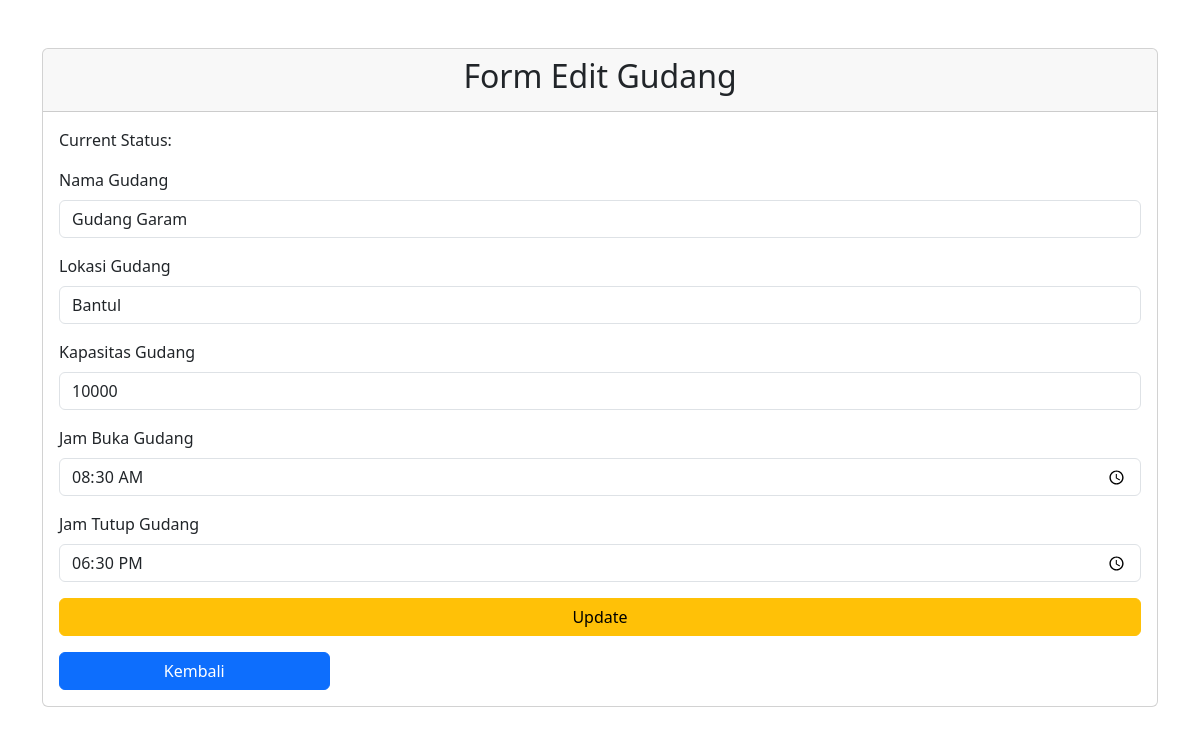
/edit.php?id=32, run on the app's committed database.
### tables this page shows
CREATE TABLE `gudang` (
  `id` int(11) NOT NULL,
  `name` varchar(255) NOT NULL,
  `location` varchar(255) NOT NULL,
  `capacity` int(11) NOT NULL,
  `status` enum('Aktif','Tidak_Aktif') NOT NULL,
  `opening_hour` time NOT NULL,
  `closing_hour` time NOT NULL
);

### gudang.php (called while the page is built, shortened)
<?php
class Gudang{
    private $conn;
    private $table_name = "gudang";
    public $id;
    public function __construct($db){
        $this->conn = $db;
    }
    public function ambildata($id){
        $stmt = $this->conn->prepare("SELECT id , name, location, capacity, status, opening_hour, closing_hour FROM ".$this->table_name. " WHERE id=:id");
        $stmt->bindParam(':id',$this->id);
        $stmt->execute();
        return $stmt;
    }
}
?>

### edit.php (the view, shortened to what this page needs)
<?php
require_once 'gudang.php';
$database = new Database();
$db= $database->getConnection();
$gudang = new Gudang($db);
if(isset($_GET['id'])){
    $gudang->id= $_GET['id'];
}
if($_SERVER['REQUEST_METHOD'] == 'POST'){
    $gudang->name = $_POST['name'];
    $gudang->location = $_POST['location'];
    $gudang->capacity = $_POST['capacity'];
    $gudang->status = $_POST['status'];
    $gudang->opening_hour = $_POST['opening_hour'];
    $gudang->closing_hour = $_POST['closing_hour'];
    var_dump($gudang->status);
    if($gudang->update()){
        $_SESSION['message'] = "Data berhasil Diupdate.";
        $_SESSION['type'] = "success";
        header("Location: index.php");
        exit;
    }else{
        $_SESSION['message'] = "Data gagal Diupdate.";
        $_SESSION['type'] = "danger";
    }
}else{
    $stmt = $gudang->ambildata($gudang->id);
    $data = $stmt->fetch(PDO::FETCH_ASSOC);
    $gudang->name = $data['name'];
    $gudang->location = $data['location'];
    $gudang->capacity= $data['capacity'];
    $gudang->opening_hour = $data['opening_hour'];
    $gudang->closing_hour = $data['closing_hour'];
}
?>
<!DOCTYPE html>
<html lang="en">
<head>
    <link href="https://cdn.jsdelivr.net/npm/bootstrap@5.3.0-alpha1/dist/css/bootstrap.min.css" rel="stylesheet">
</head>
<body>
    <div class="container mt-5">
        <div class="card">
            <div class="card-header text-center">
                <h2>Form Edit Gudang</h2>
            </div>
            <div class="card-body">
                <?php echo 'Current Status: ' . $gudang->status; ?>
                <form action="edit.php?id=<?= $gudang->id?>" method="POST">
                    <div class="mt-3">
                        <label for="name" class="form-label">Nama Gudang</label><br>
                        <input type="text" name="name" id="name" class="form-control" value="<?php echo $gudang->name;?>" required>
                    </div>
                    <div class="mt-3">
                        <label for="location" class="form-label">Lokasi Gudang</label><br>
                        <input type="text" name="location" id="location" class="form-control" value="<?php echo $gudang->location;?>" required>
                    </div>
                    <div class="mt-3">
                        <label for="capacity" class="form-label">Kapasitas Gudang</label><br>
                        <input type="number" name="capacity" id="capacity" class="form-control" value="<?php echo $gudang->capacity;?>" required>
                    </div>
                    <div class="mt-3">
                        <label for="opening_hour" class="form-label">Jam Buka Gudang</label><br>
                        <input type="time" name="opening_hour" id="opening_hour" class="form-control" value="<?php echo $gudang->opening_hour;?>" required>
                    </div>
                    <div class="mt-3">
                        <label for="closing_hour" class="form-label" >Jam Tutup Gudang</label><br>
                        <input type="time" name="closing_hour" id="closing_hour" class="form-control" value="<?php echo $gudang->closing_hour;?>" required>
                    </div>
                    <div class="mt-3">
                        <button type="submit" class="btn btn-warning w-100">Update</button>
                    </div>
                    <div class="mt-3">
                        <a href="index.php" class="btn btn-primary w-25">Kembali</a>
                    </div>
                </form>
            </div>
        </div>
    </div>
</body>
</html>

### data on the page
gudang: name "Gudang Garam", location "Bantul", capacity "10000", opening_hour "08:30:00", closing_hour "18:30:00"
